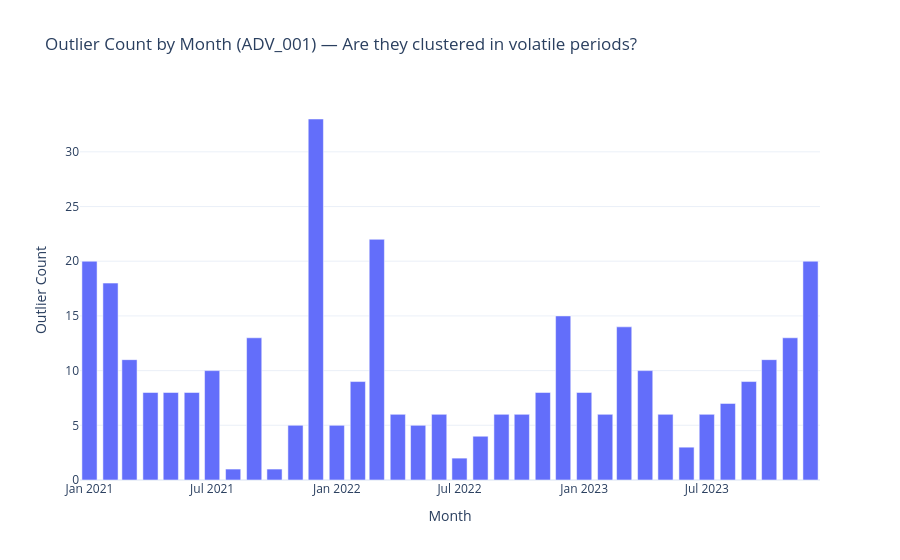

Notebook code cell kept with this figure:
### Markdown cell above
### Key Findings

60% of statistical outliers are concentrated in Europe-Africa-Middle East, consistent with 
our EDA finding that this region contains high-inflation and high-nominal-currency markets 
(Iran, Turkey, Egypt) which produce extreme values even after log-transformation. Asia-Pacific 
contributes 27% and Americas 13%. This regional skew suggests the framework may benefit from 
region-specific Z-score thresholds in future iterations — a single global threshold treats 
all markets equally, which may be too strict for inherently volatile emerging markets.

### Code cell
outlier_by_month = (
    outliers_full
    .groupby('business_date')
    .size()
    .reset_index(name='outlier_count')
)

fig = px.bar(
    outlier_by_month,
    x='business_date',
    y='outlier_count',
    title='Outlier Count by Month (ADV_001) — Are they clustered in volatile periods?',
    labels={'business_date': 'Month', 'outlier_count': 'Outlier Count'},
    template='plotly_white'
)
fig.show()

### Figure 1 — Plotly figure (JSON) as saved in the notebook; plotly's stock layout.template omitted (floating-point values rounded to 4 significant figures)
{"data": [{"hovertemplate": "Month=%{x}<br>Outlier Count=%{y}<extra></extra>", "legendgroup": "", "marker": {"color": "#636efa", "pattern": {"shape": ""}}, "name": "", "orientation": "v", "showlegend": false, "textposition": "auto", "type": "bar", "x": ["2021-01-01T00:00:00.000000000", "2021-02-01T00:00:00.000000000", "2021-03-01T00:00:00.000000000", "2021-04-01T00:00:00.000000000", "2021-05-01T00:00:00.000000000", "2021-06-01T00:00:00.000000000", "2021-07-01T00:00:00.000000000", "2021-08-01T00:00:00.000000000", "2021-09-01T00:00:00.000000000", "2021-10-01T00:00:00.000000000", "2021-11-01T00:00:00.000000000", "2021-12-01T00:00:00.000000000", "2022-01-01T00:00:00.000000000", "2022-02-01T00:00:00.000000000", "2022-03-01T00:00:00.000000000", "2022-04-01T00:00:00.000000000", "2022-05-01T00:00:00.000000000", "2022-06-01T00:00:00.000000000", "2022-07-01T00:00:00.000000000", "2022-08-01T00:00:00.000000000", "2022-09-01T00:00:00.000000000", "2022-10-01T00:00:00.000000000", "2022-11-01T00:00:00.000000000", "2022-12-01T00:00:00.000000000", "2023-01-01T00:00:00.000000000", "2023-02-01T00:00:00.000000000", "2023-03-01T00:00:00.000000000", "2023-04-01T00:00:00.000000000", "2023-05-01T00:00:00.000000000", "2023-06-01T00:00:00.000000000", "2023-07-01T00:00:00.000000000", "2023-08-01T00:00:00.000000000", "2023-09-01T00:00:00.000000000", "2023-10-01T00:00:00.000000000", "2023-11-01T00:00:00.000000000", "2023-12-01T00:00:00.000000000"], "xaxis": "x", "y": [20, 18, 11, 8, 8, 8, 10, 1, 13, 1, 5, 33, 5, 9, 22, 6, 5, 6, 2, 4, 6, 6, 8, 15, 8, 6, 14, 10, 6, 3, 6, 7, 9, 11, 13, 20], "yaxis": "y"}], "layout": {"barmode": "relative", "legend": {"tracegroupgap": 0}, "title": {"text": "Outlier Count by Month (ADV_001) — Are they clustered in volatile periods?"}, "xaxis": {"anchor": "y", "domain": [0, 1], "title": {"text": "Month"}}, "yaxis": {"anchor": "x", "domain": [0, 1], "title": {"text": "Outlier Count"}}}}
